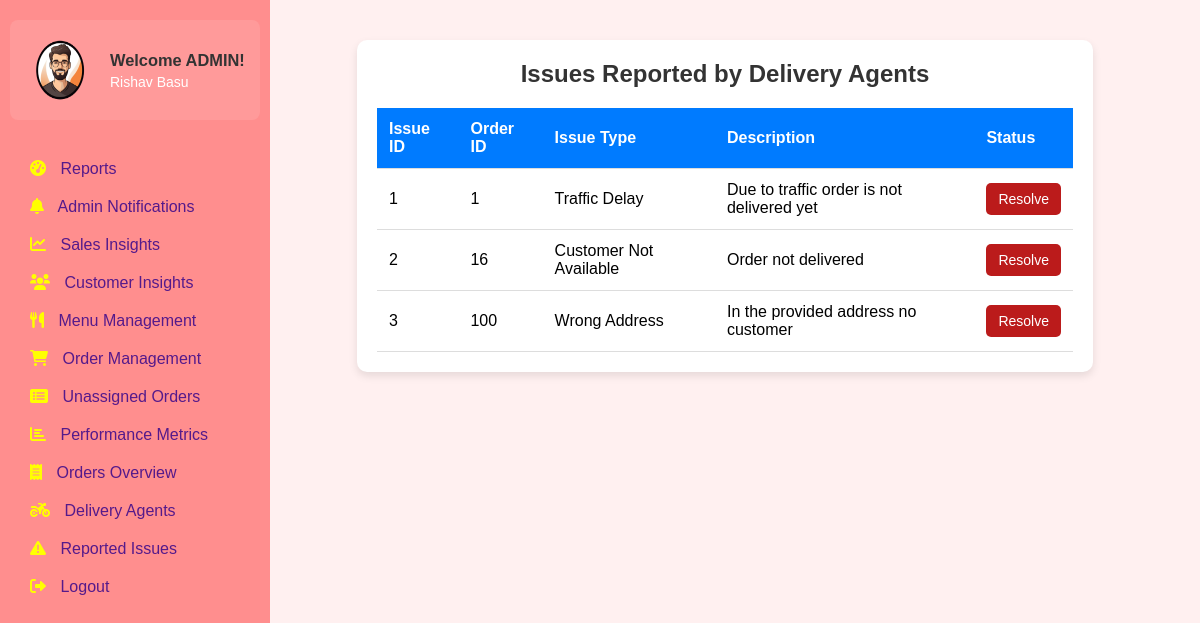
Screenshot of /issues_reported (signed in) with the database file from the repository.
### tables this page shows
CREATE TABLE Issues (
        id INTEGER PRIMARY KEY AUTOINCREMENT,
        order_id INTEGER,
        issue_type TEXT NOT NULL,
        description TEXT,FOREIGN KEY (order_id) REFERENCES Orders(order_id));

### app.py (the view)
@app.route("/issues_reported")
def issues_reported():
    if not is_admin():
        flash('Access denied. Admins only.', 'error')
        return redirect(url_for('signin'))
    """
    Render the page showing all reported issues.
    """
    conn = get_db_connection()
    issues = conn.execute("SELECT * FROM Issues").fetchall()  # Fetch all issues from the database
    conn.close()
    return render_template("issuereported.html", issues=issues)

### app.py (called while the page is built)
def is_admin():
    user_email = session.get('user')
    if not user_email:
        print("No user in session")
        return False
    conn = get_db()
    cursor = conn.cursor()
    cursor.execute('SELECT is_admin FROM Users WHERE email = ?', (user_email,))
    user = cursor.fetchone()
    conn.close()
    if user:
        print(f"User {user_email} is {'an admin' if user['is_admin'] == 1 else 'not an admin'}")
    return user and user['is_admin'] == 1

@app.teardown_appcontext
def close_connection(exception):
    db = getattr(g, '_database', None)
    if db is not None:
        db.close()

def get_db():
    conn = sqlite3.connect('existing_database.db')
    conn.row_factory = sqlite3.Row
    return conn

def get_db_connection():
    conn = sqlite3.connect("existing_database.db")
    conn.row_factory = sqlite3.Row
    return conn

### templates/issuereported.html (shortened to what this page needs)
{% extends 'base.html' %}
{% block extra_css %}
    <link rel="stylesheet" href="static/css/issuesreported.css">
{% endblock %}
{% block content %}
    <div class="dashboard-container">
        <main class="dashboard-main">
            <h2>Issues Reported by Delivery Agents</h2>
            <div class="issues-overview">
                <table>
                    <thead>
                        <tr>
                            <th>Issue ID</th>
                            <th>Order ID</th>
                            <th>Issue Type</th>
                            <th>Description</th>
                            <th>Status</th>
                        </tr>
                    </thead>
                    <tbody>
                        {% for issue in issues %}
                        <tr>
                            <td>{{ issue['id'] }}</td>
                            <td>{{ issue['order_id'] }}</td>
                            <td>{{ issue['issue_type'] }}</td>
                            <td>{{ issue['description'] }}</td>
                            <td>
                                <form action="/resolve/{{issue['id']}}" method="POST">
                                    <button type="submit" class="btn resolve-btn">Resolve</button>
                                </form>
                            </td>
                        </tr>
                        {% endfor %}
                    </tbody>
                </table>
            </div>
        </main>
    </div>
{% endblock %}

### static/css/issuesreported.css (style rules this page uses)
body { font-family: Arial, sans-serif; background-color: #f8f9fa; margin: 0; padding: 0; }
.dashboard-container { display: flex; justify-content: center; padding: 20px; }
.dashboard-main { background: white; padding: 20px; border-radius: 10px; box-shadow: 0 4px 8px rgba(0, 0, 0, 0.1); width: 80%; max-width: 1200px; }
h2 { text-align: center; color: #333; margin-bottom: 20px; }
table { width: 100%; border-collapse: collapse; background: white; }
thead { background-color: #007bff; color: white; }
th, td { padding: 12px; text-align: left; border-bottom: 1px solid #ddd; }
.btn { padding: 8px 12px; border: none; border-radius: 5px; cursor: pointer; font-size: 14px; }
.resolve-btn { background-color: #bb1b1b; color: white; transition: background 0.3s; }

### static/css/base.css (style rules this page uses)
body, h1, p, ul, li { margin: 0; padding: 0; list-style: none; box-sizing: border-box; }
h2 { margin-top: 0; font-size: 24px; }
body { font-family: Arial, sans-serif; background: #ffe6e698; }

### rows the page displays
Issues: id "1", order_id "1", issue_type "Traffic Delay", description "Due to traffic order is not delivered yet"
Issues: id "2", order_id "16", issue_type "Customer Not Available", description "Order not delivered"
Issues: id "3", order_id "100", issue_type "Wrong Address", description "In the provided address no customer"
